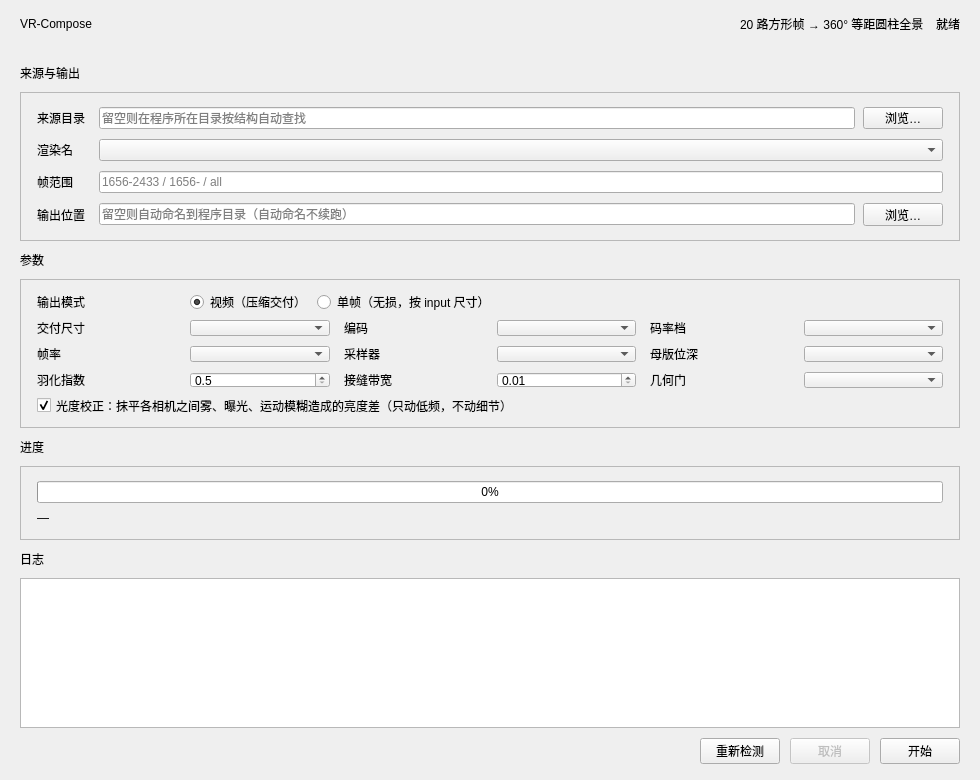
<?xml version="1.0" encoding="UTF-8"?>
<ui version="4.0">
 <class>MainWindow</class>
 <widget class="QMainWindow" name="MainWindow">
  <property name="geometry">
   <rect><x>0</x><y>0</y><width>980</width><height>780</height></rect>
  </property>
  <property name="minimumSize">
   <size><width>860</width><height>660</height></size>
  </property>
  <property name="windowTitle">
   <string>VR-Compose</string>
  </property>
  <widget class="QWidget" name="centralwidget">
   <layout class="QVBoxLayout" name="rootLayout">
    <property name="spacing"><number>0</number></property>
    <property name="leftMargin"><number>0</number></property>
    <property name="topMargin"><number>0</number></property>
    <property name="rightMargin"><number>0</number></property>
    <property name="bottomMargin"><number>0</number></property>

    <item>
     <widget class="QFrame" name="headerFrame">
      <property name="frameShape"><enum>QFrame::NoFrame</enum></property>
      <layout class="QHBoxLayout" name="headerLayout">
       <property name="spacing"><number>12</number></property>
       <property name="leftMargin"><number>20</number></property>
       <property name="topMargin"><number>14</number></property>
       <property name="rightMargin"><number>20</number></property>
       <property name="bottomMargin"><number>14</number></property>
       <item>
        <widget class="QLabel" name="appTitleLabel">
         <property name="text"><string>VR-Compose</string></property>
        </widget>
       </item>
       <item>
        <spacer name="headerSpacer">
         <property name="orientation"><enum>Qt::Horizontal</enum></property>
         <property name="sizeHint" stdset="0"><size><width>40</width><height>20</height></size></property>
        </spacer>
       </item>
       <item>
        <widget class="QLabel" name="metaLabel">
         <property name="text"><string>20 路方形帧 → 360° 等距圆柱全景</string></property>
        </widget>
       </item>
       <item>
        <widget class="QLabel" name="statusBannerLabel">
         <property name="text"><string>就绪</string></property>
        </widget>
       </item>
      </layout>
     </widget>
    </item>

    <item>
     <widget class="QWidget" name="bodyWidget">
      <layout class="QVBoxLayout" name="bodyLayout">
       <property name="spacing"><number>10</number></property>
       <property name="leftMargin"><number>20</number></property>
       <property name="topMargin"><number>16</number></property>
       <property name="rightMargin"><number>20</number></property>
       <property name="bottomMargin"><number>8</number></property>

       <item>
        <widget class="QLabel" name="configSectionTitleLabel">
         <property name="text"><string>来源与输出</string></property>
        </widget>
       </item>
       <item>
        <widget class="QFrame" name="configCard">
         <property name="frameShape"><enum>QFrame::StyledPanel</enum></property>
         <layout class="QFormLayout" name="configFormLayout">
          <property name="horizontalSpacing"><number>14</number></property>
          <property name="verticalSpacing"><number>10</number></property>
          <property name="leftMargin"><number>16</number></property>
          <property name="topMargin"><number>14</number></property>
          <property name="rightMargin"><number>16</number></property>
          <property name="bottomMargin"><number>14</number></property>
          <property name="fieldGrowthPolicy"><enum>QFormLayout::AllNonFixedFieldsGrow</enum></property>
          <item row="0" column="0">
           <widget class="QLabel" name="sourceLabel">
            <property name="text"><string>来源目录</string></property>
           </widget>
          </item>
          <item row="0" column="1">
           <layout class="QHBoxLayout" name="sourceRowLayout">
            <property name="spacing"><number>8</number></property>
            <item>
             <widget class="QLineEdit" name="sourceLineEdit">
              <property name="placeholderText"><string>留空则在程序所在目录按结构自动查找</string></property>
             </widget>
            </item>
            <item>
             <widget class="QPushButton" name="browseSourceButton">
              <property name="text"><string>浏览…</string></property>
             </widget>
            </item>
           </layout>
          </item>
          <item row="1" column="0">
           <widget class="QLabel" name="stemLabel">
            <property name="text"><string>渲染名</string></property>
            <property name="toolTip"><string>UE 输出的文件名前缀，例如 L_Cathedral.1656.png 的 L_Cathedral（代码里叫 stem）。它是关卡/序列名，与左右眼无关。一组 Camera* 目录里放了多套渲染时，这里才需要选。</string></property>
           </widget>
          </item>
          <item row="1" column="1">
           <widget class="QComboBox" name="stemComboBox"/>
          </item>
          <item row="2" column="0">
           <widget class="QLabel" name="framesLabel">
            <property name="text"><string>帧范围</string></property>
           </widget>
          </item>
          <item row="2" column="1">
           <widget class="QLineEdit" name="framesLineEdit">
            <property name="placeholderText"><string>1656-2433 / 1656- / all</string></property>
           </widget>
          </item>
          <item row="3" column="0">
           <widget class="QLabel" name="outputLabel">
            <property name="text"><string>输出位置</string></property>
           </widget>
          </item>
          <item row="3" column="1">
           <layout class="QHBoxLayout" name="outputRowLayout">
            <property name="spacing"><number>8</number></property>
            <item>
             <widget class="QLineEdit" name="outputLineEdit">
              <property name="placeholderText"><string>留空则自动命名到程序目录（自动命名不续跑）</string></property>
             </widget>
            </item>
            <item>
             <widget class="QPushButton" name="browseOutputButton">
              <property name="text"><string>浏览…</string></property>
             </widget>
            </item>
           </layout>
          </item>
         </layout>
        </widget>
       </item>

       <item>
        <widget class="QLabel" name="optionSectionTitleLabel">
         <property name="text"><string>参数</string></property>
        </widget>
       </item>
       <item>
        <widget class="QFrame" name="optionCard">
         <property name="frameShape"><enum>QFrame::StyledPanel</enum></property>
         <layout class="QGridLayout" name="optionGridLayout">
          <property name="horizontalSpacing"><number>14</number></property>
          <property name="verticalSpacing"><number>10</number></property>
          <property name="leftMargin"><number>16</number></property>
          <property name="topMargin"><number>14</number></property>
          <property name="rightMargin"><number>16</number></property>
          <property name="bottomMargin"><number>14</number></property>
          <item row="0" column="0">
           <widget class="QLabel" name="modeLabel">
            <property name="text"><string>输出模式</string></property>
           </widget>
          </item>
          <item row="0" column="1" colspan="5">
           <layout class="QHBoxLayout" name="modeRowLayout">
            <property name="spacing"><number>6</number></property>
            <item>
             <widget class="QRadioButton" name="videoRadioButton">
              <property name="text"><string>视频（压缩交付）</string></property>
              <property name="checked"><bool>true</bool></property>
             </widget>
            </item>
            <item>
             <widget class="QRadioButton" name="framesRadioButton">
              <property name="text"><string>单帧（无损，按 input 尺寸）</string></property>
             </widget>
            </item>
            <item>
             <spacer name="modeSpacer">
              <property name="orientation"><enum>Qt::Horizontal</enum></property>
              <property name="sizeHint" stdset="0"><size><width>40</width><height>20</height></size></property>
             </spacer>
            </item>
           </layout>
          </item>

          <item row="1" column="0">
           <widget class="QLabel" name="sizeLabel">
            <property name="text"><string>交付尺寸</string></property>
           </widget>
          </item>
          <item row="1" column="1">
           <widget class="QComboBox" name="sizeComboBox"/>
          </item>
          <item row="1" column="2">
           <widget class="QLabel" name="codecLabel">
            <property name="text"><string>编码</string></property>
           </widget>
          </item>
          <item row="1" column="3">
           <widget class="QComboBox" name="codecComboBox"/>
          </item>
          <item row="1" column="4">
           <widget class="QLabel" name="bitrateLabel">
            <property name="text"><string>码率档</string></property>
           </widget>
          </item>
          <item row="1" column="5">
           <widget class="QComboBox" name="bitrateComboBox"/>
          </item>

          <item row="2" column="0">
           <widget class="QLabel" name="fpsLabel">
            <property name="text"><string>帧率</string></property>
           </widget>
          </item>
          <item row="2" column="1">
           <widget class="QComboBox" name="fpsComboBox"/>
          </item>
          <item row="2" column="2">
           <widget class="QLabel" name="samplerLabel">
            <property name="text"><string>采样器</string></property>
           </widget>
          </item>
          <item row="2" column="3">
           <widget class="QComboBox" name="samplerComboBox"/>
          </item>
          <item row="2" column="4">
           <widget class="QLabel" name="bitDepthLabel">
            <property name="text"><string>母版位深</string></property>
           </widget>
          </item>
          <item row="2" column="5">
           <widget class="QComboBox" name="bitDepthComboBox"/>
          </item>
          <item row="3" column="0">
           <widget class="QLabel" name="featherPowerLabel">
            <property name="text"><string>羽化指数</string></property>
           </widget>
          </item>
          <item row="3" column="1">
           <widget class="QDoubleSpinBox" name="featherPowerSpinBox">
            <property name="decimals"><number>1</number></property>
            <property name="minimum"><double>0.500000000000000</double></property>
            <property name="maximum"><double>32.000000000000000</double></property>
            <property name="singleStep"><double>0.500000000000000</double></property>
            <property name="toolTip"><string>混合权重是「到 tile 边缘的距离」的这个次方，越大越偏向看得最正的那一片相机。相机之间对不齐时调高能让细长的东西实起来；默认 2。</string></property>
           </widget>
          </item>
          <item row="3" column="2">
           <widget class="QLabel" name="seamBandLabel">
            <property name="text"><string>接缝带宽</string></property>
           </widget>
          </item>
          <item row="3" column="3">
           <widget class="QDoubleSpinBox" name="seamBandSpinBox">
            <property name="decimals"><number>2</number></property>
            <property name="minimum"><double>0.010000000000000</double></property>
            <property name="maximum"><double>1.000000000000000</double></property>
            <property name="singleStep"><double>0.050000000000000</double></property>
            <property name="toolTip"><string>两台相机的重叠区里，有多大比例真的参与交接。1.00（默认）＝整个重叠区都混合，相机彼此对得上时这是对的。相机对不齐、或会动的东西在各相机里位置不同时调小：0.25 表示每个方向只由看得最正的一两台相机出图，物体只被画一次而不是叠成几个半透明的影子，交接仍然是渐变而不是硬边。</string></property>
           </widget>
          </item>
          <item row="3" column="4">
           <widget class="QLabel" name="gateLabel">
            <property name="text"><string>几何门</string></property>
           </widget>
          </item>
          <item row="3" column="5">
           <widget class="QComboBox" name="gateComboBox">
            <property name="toolTip"><string>每隔若干帧量一次相邻相机在同一方向上的分歧：中位 1.0 / 均值 1.5 以上警告，2.5 / 4.0 以上停机，免得拿错的装配跑完一整趟。关掉只是不再检查，不改变画面 —— 给装配确实对不齐、但仍然要出片的数据用。</string></property>
           </widget>
          </item>
          <item row="4" column="0" colspan="6">
           <widget class="QCheckBox" name="harmoniseCheckBox">
            <property name="text"><string>光度校正：抹平各相机之间雾、曝光、运动模糊造成的亮度差（只动低频，不动细节）</string></property>
            <property name="toolTip"><string>渲染器按每个视口单独计算体积雾、曝光、运动模糊，相邻相机看同一方向会差几级亮度，拼出来有 tile 形状的色块。开着时把这种平滑的差异在混合前扣掉；本来一致的数据几乎不受影响。关掉则输出与 P1 基准逐字节相同。</string></property>
            <property name="checked"><bool>true</bool></property>
           </widget>
          </item>
         </layout>
        </widget>
       </item>

       <item>
        <widget class="QLabel" name="progressSectionTitleLabel">
         <property name="text"><string>进度</string></property>
        </widget>
       </item>
       <item>
        <widget class="QFrame" name="progressCard">
         <property name="frameShape"><enum>QFrame::StyledPanel</enum></property>
         <layout class="QVBoxLayout" name="progressLayout">
          <property name="spacing"><number>8</number></property>
          <property name="leftMargin"><number>16</number></property>
          <property name="topMargin"><number>14</number></property>
          <property name="rightMargin"><number>16</number></property>
          <property name="bottomMargin"><number>14</number></property>
          <item>
           <widget class="QProgressBar" name="progressBar">
            <property name="value"><number>0</number></property>
            <property name="textVisible"><bool>true</bool></property>
            <property name="format"><string>%p%</string></property>
           </widget>
          </item>
          <item>
           <widget class="QLabel" name="progressDetailLabel">
            <property name="text"><string>—</string></property>
           </widget>
          </item>
         </layout>
        </widget>
       </item>

       <item>
        <widget class="QLabel" name="logSectionTitleLabel">
         <property name="text"><string>日志</string></property>
        </widget>
       </item>
       <item>
        <widget class="QPlainTextEdit" name="logTextEdit">
         <property name="readOnly"><bool>true</bool></property>
         <property name="minimumSize"><size><width>0</width><height>150</height></size></property>
        </widget>
       </item>
      </layout>
     </widget>
    </item>

    <item>
     <widget class="QWidget" name="buttonBar">
      <layout class="QHBoxLayout" name="buttonLayout">
       <property name="spacing"><number>10</number></property>
       <property name="leftMargin"><number>20</number></property>
       <property name="topMargin"><number>4</number></property>
       <property name="rightMargin"><number>20</number></property>
       <property name="bottomMargin"><number>16</number></property>
       <item>
        <spacer name="buttonSpacer">
         <property name="orientation"><enum>Qt::Horizontal</enum></property>
         <property name="sizeHint" stdset="0"><size><width>40</width><height>20</height></size></property>
        </spacer>
       </item>
       <item>
        <widget class="QPushButton" name="discoverButton">
         <property name="text"><string>重新检测</string></property>
        </widget>
       </item>
       <item>
        <widget class="QPushButton" name="cancelButton">
         <property name="text"><string>取消</string></property>
         <property name="enabled"><bool>false</bool></property>
        </widget>
       </item>
       <item>
        <widget class="QPushButton" name="startButton">
         <property name="text"><string>开始</string></property>
        </widget>
       </item>
      </layout>
     </widget>
    </item>
   </layout>
  </widget>
 </widget>
 <resources/>
 <connections/>
</ui>
